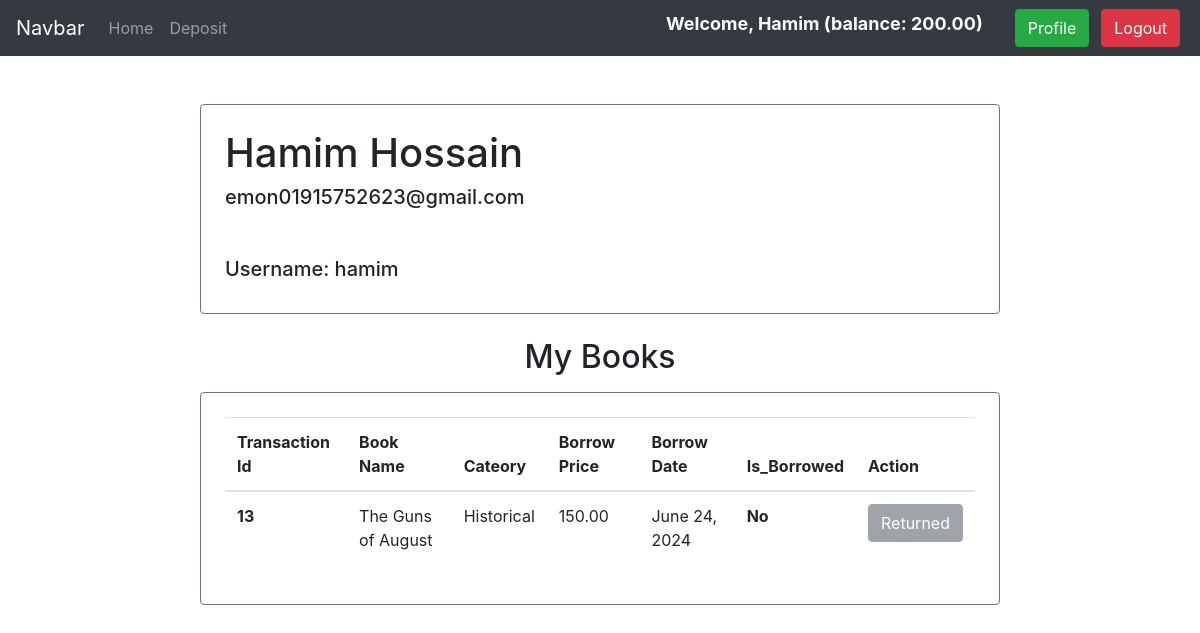
The app's page /authors/profile/ (signed in) with its own data.
### authors/models.py (models this page shows, shortened)
class Registration(models.Model):
    user = models.OneToOneField(User, on_delete=models.CASCADE, related_name='account')
    balance = models.DecimalField(default=0, max_digits=12, decimal_places=2)

### library/models.py (models this page shows, shortened)
class Book(models.Model):
    title = models.CharField(max_length=30)
    description = models.TextField()
    image = models.ImageField(upload_to='book_img')
    borrow_price = models.DecimalField(default=0, max_digits=6, decimal_places=2)
    borrow_date = models.DateField(auto_now=True)
    category = models.ForeignKey(Category, on_delete=models.CASCADE, null=True, blank=True)

class Category(models.Model):
    name = models.CharField(max_length=30)
    slug = models.SlugField(max_length=100, null=True, blank=True, unique=True)
    def __str__(self):
        return f'{self.name}'

### authors/views.py (the view)
# urls.py: path('profile/', profile,  name='profile'),
@login_required
def profile(request):
    borrow = Borrow.objects.filter(userId=request.user.id)
    transaction_id =  request.user.id
    books = []
    for obj in borrow:
        book = Book.objects.get(id=obj.bookId)
        books.append((book,obj.is_borrowed))
    return render(request, 'authors/profile.html', {'books': books, 'transaction_id': transaction_id})

### authors/templates/authors/profile.html (shortened to what this page needs)
{% extends 'base.html' %}
{% block body %}
<div class="col-8 mt-5 p-4 border border-secondary rounded" style="margin: auto; ">
    <div class="row">
        <div class="col-lg-8 col-md-8 col-sm-12">
            <h1>{{user.first_name}} {{user.last_name}}</h1>
            <h5 class="mt-2">{{user.email}}</h5>
            <h5 class="mt-5">Username: {{user.username}}</h5>
        </div>
    </div>
</div>
<h2 class="text-center mt-4">My Books</h2>
<div class="col-8 mt-3 p-4 border border-secondary rounded" style="margin: auto; ">
    <table class="table">
        <thead>
          <tr>
            <th scope="col">Transaction Id</th>
            <th scope="col">Book Name</th>
            <th scope="col">Cateory</th>
            <th scope="col">Borrow Price</th>
            <th scope="col">Borrow Date</th>
            <th scope="col">Is_Borrowed</th>
            <th scope="col">Action</th>
          </tr>
        </thead>
        <tbody>
            {% for tuple in books %}
            <tr>
                <th scope="row">{{transaction_id}}</th>
                <td>{{tuple.0.title}}</td>
                <td>{{tuple.0.category}}</td>
                <td>{{tuple.0.borrow_price}}</td>
                <td>{{tuple.0.borrow_date}}</td>
                {% if tuple.1 is True %}
                <td><b>Yes</b></td>
                {% else %}
                <td><b>No</b></td>
                {% endif %}
                {% if tuple.1 is True %}
                <td><a href="{% url 'return' tuple.0.id %}" class="btn btn-danger">Return</a></td>
                {% else %}
                <td><button class="btn btn-secondary" disabled>Returned</button></td>
                {% endif %}
            </tr>
            {% endfor %}
        </tbody>
      </table>
</div>
{% endblock %}

### core/templates/navbar.html (shortened to what this page needs)
<nav class="navbar navbar-expand-lg navbar-dark bg-dark">
    <a class="navbar-brand" href="#">Navbar</a>
    <div class="collapse navbar-collapse" id="navbarSupportedContent">
      <ul class="navbar-nav mr-auto">
        <li class="nav-item">
          <a class="nav-link" href="{% url 'home' %}">Home</a>
        </li>
        {% if user.is_authenticated %}
        <li class="nav-item">
          <a class="nav-link" href="{% url 'deposit' %}">Deposit</a>
        </li>
        {% endif %}
      </ul>
      <div class="form-inline my-2 my-lg-0">
        {% if user.is_authenticated %}
        <h5 class="mr-4 text-white" style="font-size: 18px; font-weight: bolder;">Welcome, {{ user.first_name}} (balance: {{user.account.balance}})</h5>
        <a class="text-white btn btn-success mx-2" href="{% url 'profile' %}">Profile</a>
        <form action="{% url 'logout' %}" method="post">
          <button type="submit" class="btn btn-danger mx-1">Logout</button>
        </form>
        {% else %}
        <a href="{% url 'register' %}" class="btn btn-success mx-2">Register</a>
        <a href="{% url 'login' %}" class="btn btn-primary mx-1">Login</a>
        {% endif %}
      </div>
    </div>
  </nav>

### records on screen
Book: title "The Guns of August", category.name "Historical", borrow_price "150.00", borrow_date "June 24, 2024"

### other values on screen
{{ user.first_name }} "Hamim"
{{ user.account.balance }} "200.00"
{{ user.last_name }} "Hossain"
{{ user.email }} "emon01915752623@gmail.com"
{{ user.username }} "hamim"
